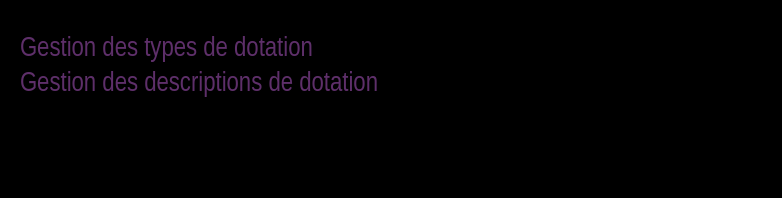
<?xml version="1.0" encoding="UTF-8"?>
<ui version="4.0">
 <class>DotationMenu</class>
 <widget class="QWidget" name="DotationMenu">
  <property name="geometry">
   <rect>
    <x>0</x>
    <y>0</y>
    <width>782</width>
    <height>198</height>
   </rect>
  </property>
  <property name="palette">
   <palette>
    <active>
     <colorrole role="WindowText">
      <brush brushstyle="SolidPattern">
       <color alpha="255">
        <red>94</red>
        <green>47</green>
        <blue>106</blue>
       </color>
      </brush>
     </colorrole>
     <colorrole role="Base">
      <brush brushstyle="SolidPattern">
       <color alpha="255">
        <red>255</red>
        <green>255</green>
        <blue>255</blue>
       </color>
      </brush>
     </colorrole>
     <colorrole role="Window">
      <brush brushstyle="SolidPattern">
       <color alpha="255">
        <red>0</red>
        <green>0</green>
        <blue>0</blue>
       </color>
      </brush>
     </colorrole>
    </active>
    <inactive>
     <colorrole role="WindowText">
      <brush brushstyle="SolidPattern">
       <color alpha="255">
        <red>94</red>
        <green>47</green>
        <blue>106</blue>
       </color>
      </brush>
     </colorrole>
     <colorrole role="Base">
      <brush brushstyle="SolidPattern">
       <color alpha="255">
        <red>255</red>
        <green>255</green>
        <blue>255</blue>
       </color>
      </brush>
     </colorrole>
     <colorrole role="Window">
      <brush brushstyle="SolidPattern">
       <color alpha="255">
        <red>0</red>
        <green>0</green>
        <blue>0</blue>
       </color>
      </brush>
     </colorrole>
    </inactive>
    <disabled>
     <colorrole role="WindowText">
      <brush brushstyle="SolidPattern">
       <color alpha="255">
        <red>120</red>
        <green>120</green>
        <blue>120</blue>
       </color>
      </brush>
     </colorrole>
     <colorrole role="Base">
      <brush brushstyle="SolidPattern">
       <color alpha="255">
        <red>0</red>
        <green>0</green>
        <blue>0</blue>
       </color>
      </brush>
     </colorrole>
     <colorrole role="Window">
      <brush brushstyle="SolidPattern">
       <color alpha="255">
        <red>0</red>
        <green>0</green>
        <blue>0</blue>
       </color>
      </brush>
     </colorrole>
    </disabled>
   </palette>
  </property>
  <property name="windowTitle">
   <string>Gestion de la dotation</string>
  </property>
  <property name="windowIcon">
   <iconset resource="pokersphere.qrc">
    <normaloff>:/img/Resources/sphere.ico</normaloff>:/img/Resources/sphere.ico</iconset>
  </property>
  <layout class="QHBoxLayout" name="horizontalLayout">
   <item>
    <layout class="QVBoxLayout" name="vLayout">
     <property name="leftMargin">
      <number>9</number>
     </property>
     <property name="topMargin">
      <number>25</number>
     </property>
     <item>
      <widget class="QLabel" name="gestionTypeDotationLabel">
       <property name="font">
        <font>
         <family>Arial Narrow</family>
         <pointsize>20</pointsize>
        </font>
       </property>
       <property name="text">
        <string>&lt;a href=&quot;a&quot; style=&quot;text-decoration:none;&quot;&gt;&lt;font color=&quot;#5E2F6A&quot;&gt;Gestion des types de dotation&lt;/font&gt;&lt;/a&gt;</string>
       </property>
      </widget>
     </item>
     <item>
      <widget class="QLabel" name="gestionDescriptionDotationLabel">
       <property name="font">
        <font>
         <family>Arial Narrow</family>
         <pointsize>20</pointsize>
        </font>
       </property>
       <property name="text">
        <string>&lt;a href=&quot;a&quot; style=&quot;text-decoration:none;&quot;&gt;&lt;font color=&quot;#5E2F6A&quot;&gt;Gestion des descriptions de dotation&lt;/font&gt;&lt;/a&gt;</string>
       </property>
      </widget>
     </item>
     <item>
      <spacer name="verticalSpacer">
       <property name="orientation">
        <enum>Qt::Vertical</enum>
       </property>
       <property name="sizeHint" stdset="0">
        <size>
         <width>20</width>
         <height>40</height>
        </size>
       </property>
      </spacer>
     </item>
    </layout>
   </item>
   <item>
    <widget class="QLabel" name="imgLabel">
     <property name="pixmap">
      <pixmap resource="pokersphere.qrc">:/img/Resources/pokerSphere.gif</pixmap>
     </property>
     <property name="alignment">
      <set>Qt::AlignRight|Qt::AlignTop|Qt::AlignTrailing</set>
     </property>
    </widget>
   </item>
  </layout>
 </widget>
 <resources>
  <include location="pokersphere.qrc"/>
 </resources>
 <connections/>
</ui>
